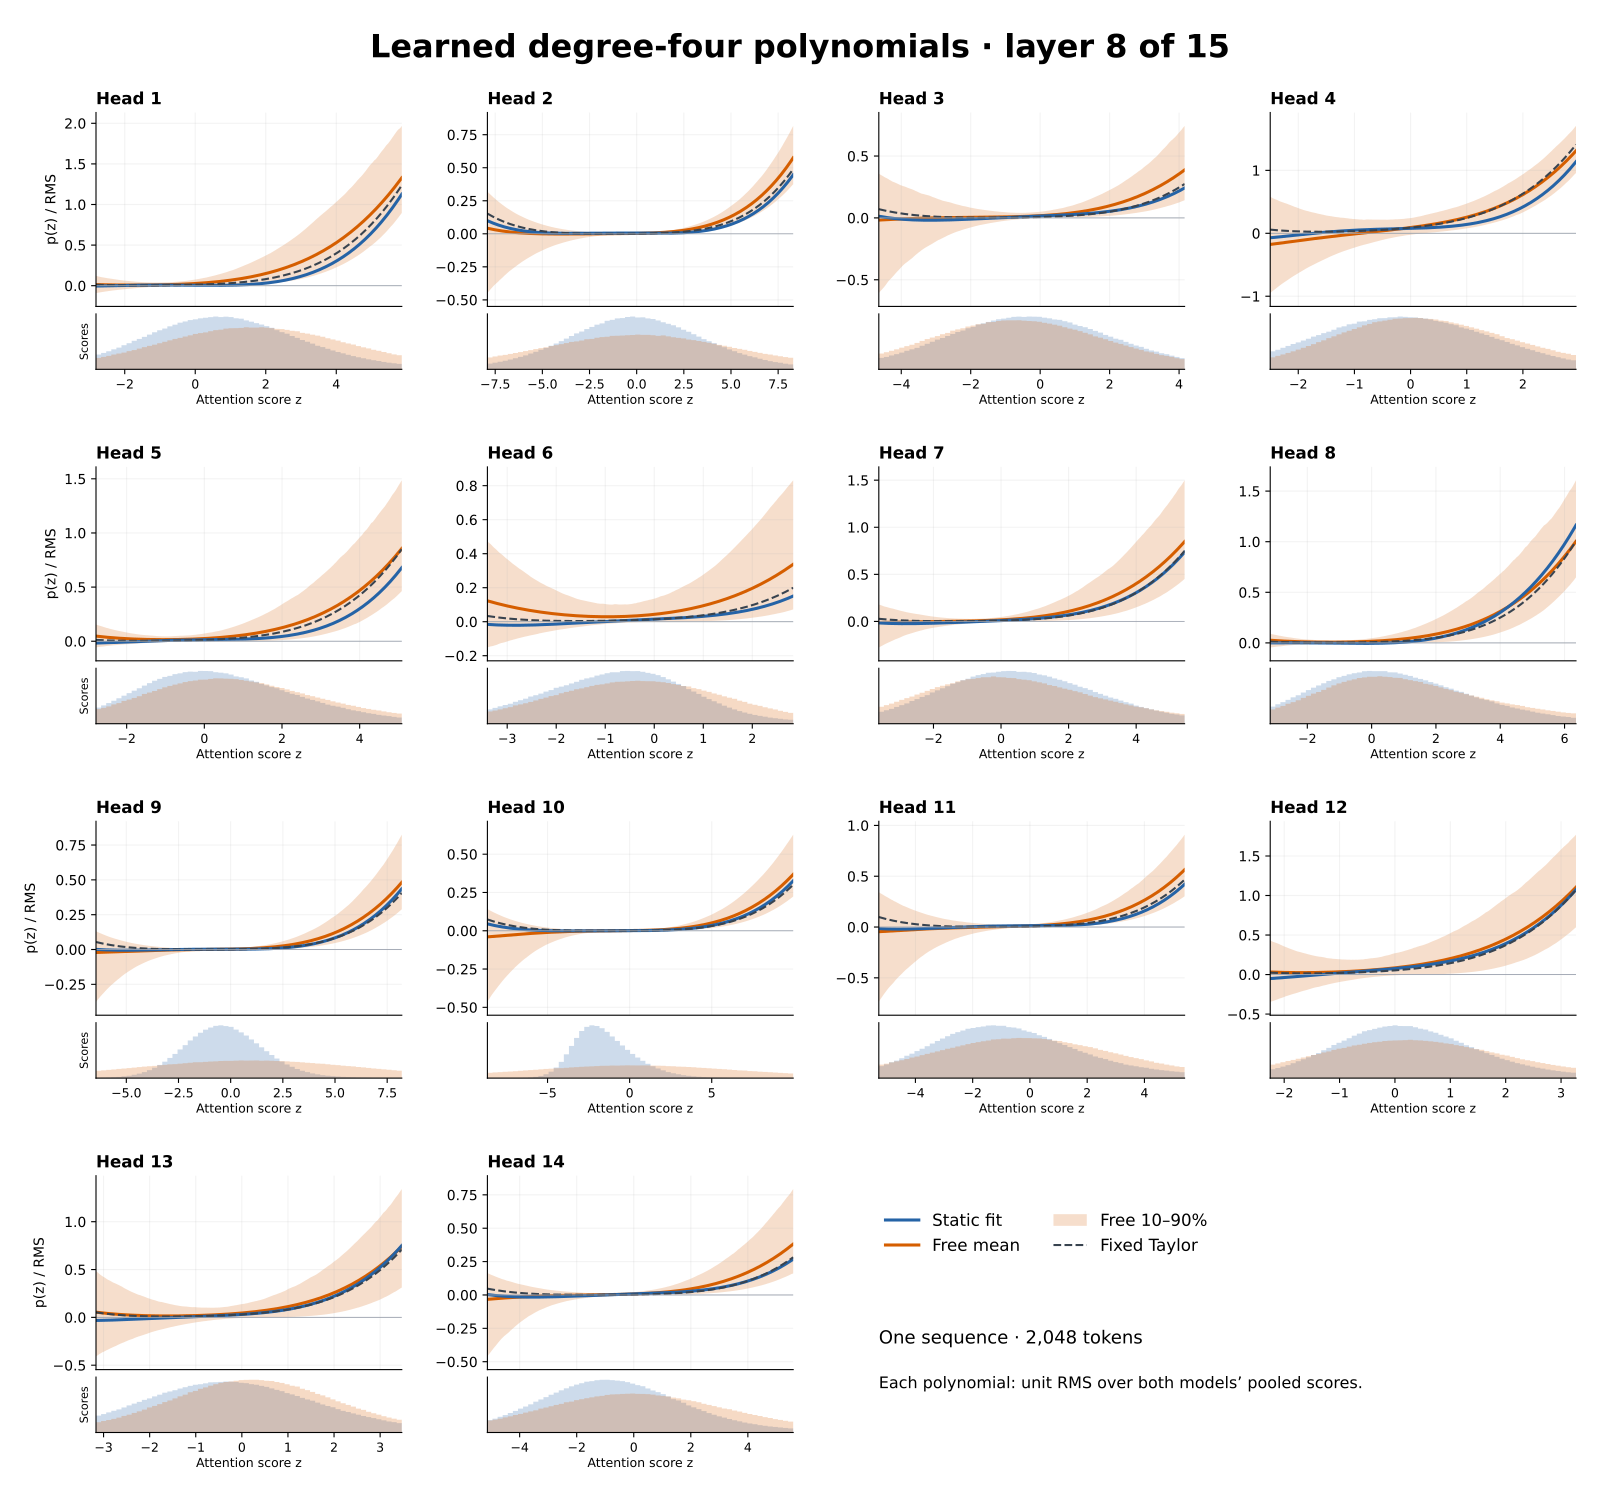

Write Python code to recreate this figure.
"""Measure one layer's learned polynomials from its operand capture, then plot them.

The measurement reads the capture run's numerical archive on its home cluster and writes the
plotted polynomials, free-coefficient band and score histograms as compact JSON under that
run. The plot reads only committed JSON and selection files; it needs no GPU or archive.
"""
from __future__ import annotations

import argparse
import hashlib
import json
import math
import os
from pathlib import Path

for _name in ("OPENBLAS_NUM_THREADS", "OMP_NUM_THREADS", "MKL_NUM_THREADS"):
    os.environ[_name] = str(min(4, max(1, int(os.environ.get(_name, "4")))))

import numpy as np
import yaml

from scaffolds.records import capture_artifacts, load_run, update_record


ROOT = next(path for path in Path(__file__).resolve().parents if (path / "AGENTS.md").exists())
OUTPUT = "learned_polynomials.json"
ROLE = "learned_polynomial_operands"
FITS = ("static", "free")
RANGE_QUANTILES = [.05, .95]
BAND_QUANTILES = [.1, .9]
BAND_POINTS = 201
BINS = 60
COLORS = {"static": "#2563a6", "free": "#d55e00", "taylor": "#38434f"}


def sha256(path: Path) -> str:
    return hashlib.sha256(path.read_bytes()).hexdigest()


def rounded(values) -> list[float]:
    return [float(f"{value:.6g}") for value in np.ravel(values)]


def measure(run: Path) -> None:
    run = run.resolve()
    record = load_run(run)
    recipe = yaml.safe_load((run / "config.yaml").read_text())["diagnostic"]
    if record["status"] != "complete" or [fit["role"] for fit in recipe["fits"]] != list(FITS):
        raise ValueError("Requires a completed capture of the static and free fits")
    archive = [item for item in record["artifacts"] if Path(item["path"]).name == "operands.npz"]
    if len(archive) != 1 or sha256(run / "operands.npz") != archive[0]["sha256"]:
        raise ValueError("The operand archive differs from its record")
    parent = ROOT / "experiments/transformer_pp/runs" / recipe["fits"][0]["parent_run_id"] / "config.yaml"
    layers = yaml.safe_load(parent.read_text())["model"]["num_layers"]
    data = np.load(run / "operands.npz")
    positions, heads, width = data["static_q"].shape
    degree = data["static_coefficients"].shape[-1] - 1
    rows, cols = np.tril_indices(positions)
    orders = np.arange(degree + 1)
    taylor = np.asarray([1 / math.factorial(order) for order in orders])
    measured = []
    for head in range(heads):
        # Scores as the attention core forms them, over every causal query-key pair.
        scores = {fit: ((data[f"{fit}_q"][:, head] @ data[f"{fit}_k"][:, head].T)
                        / np.float32(math.sqrt(width)))[rows, cols].astype(np.float64) for fit in FITS}
        pooled = np.concatenate([scores[fit] for fit in FITS])
        power, moments = np.ones_like(pooled), []
        for order in range(2 * degree + 1):
            moments.append(power.mean())
            power *= pooled
        gram = np.asarray(moments)[np.add.outer(orders, orders)]
        static = data["static_coefficients"][:, head].astype(np.float64)
        if np.any(static != static[0]):
            raise ValueError("Static coefficients differ across query positions")
        coefficients = {"static": static[0], "free": data["free_coefficients"][:, head].astype(np.float64),
                        "taylor": taylor}
        # Each polynomial divided by its RMS over the pooled scores: sqrt(c^T E[z^(r+s)] c).
        norms = {name: np.sqrt(np.einsum("...r,rs,...s->...", c, gram, c)) for name, c in coefficients.items()}
        if not all(np.isfinite(norm).all() and np.all(norm > 1e-12) for norm in norms.values()):
            raise FloatingPointError(f"Head {head}: a polynomial has no finite positive RMS")
        free = coefficients["free"] / norms["free"][:, None]
        low, high = np.quantile(pooled, RANGE_QUANTILES)
        grid = np.linspace(low, high, BAND_POINTS)
        curves = free @ (grid[:, None] ** orders).T
        lower, upper = np.quantile(curves, BAND_QUANTILES, axis=0)
        if not np.allclose(curves.mean(axis=0), np.polynomial.polynomial.polyval(grid, free.mean(axis=0))):
            raise ArithmeticError("The free mean is not the polynomial of the mean coefficients")
        edges = np.linspace(low, high, BINS + 1)
        measured.append({
            "head": head, "score_range": [float(low), float(high)],
            "static": (coefficients["static"] / norms["static"]).tolist(),
            "taylor": (taylor / norms["taylor"]).tolist(), "free_mean": free.mean(axis=0).tolist(),
            "free_band": [rounded(lower), rounded(upper)],
            "score_counts": {fit: np.histogram(scores[fit], bins=edges)[0].tolist() for fit in FITS}})
        print(f"Measured head {head + 1}/{heads}", flush=True)
    result = {
        "schema_version": 1, "run_id": run.name, "config_sha256": record["config"]["sha256"],
        "operands_sha256": archive[0]["sha256"], "analysis_script_sha256": sha256(Path(__file__)),
        "layer": recipe["layer"], "layers": layers, "indexing": "zero_based", "positions": positions,
        "causal_pairs": len(rows), "degree": degree,
        "settings": {
            "coefficients": "effective monomial coefficients c_r, p(z) = sum_r c_r z^r",
            "scores": "z = q.k / sqrt(d_K) for every causal pair (key at or before the query) of the first sequence",
            "normalization": "each polynomial divided by its RMS over both fits' pooled scores",
            "range_quantiles": RANGE_QUANTILES, "band_quantiles_over_query_positions": BAND_QUANTILES,
            "band_points": BAND_POINTS, "histogram_bins": BINS},
        "heads": measured}
    (run / OUTPUT).write_text(json.dumps(result, indent=1, allow_nan=False) + "\n")
    update_record(run, capture_artifacts(run, include_log=True))
    print(run / OUTPUT)


def plot(selection_path: Path, output: Path) -> None:
    selection = yaml.safe_load(selection_path.read_text())
    entries = [entry for entry in selection["runs"] if entry.get("role") == ROLE]
    if len(entries) != 1:
        raise ValueError(f"Selection must name exactly one {ROLE} run")
    entry = entries[0]
    run = ROOT / "experiments" / entry["study"] / "runs" / entry["run_id"]
    descriptor = entry.get("diagnostics", {}).get("learned_polynomials")
    if not descriptor or descriptor["path"] != str((run / OUTPUT).relative_to(ROOT)):
        raise ValueError("Pin learned_polynomials.json in this run's selection diagnostics before plotting")
    if sha256(run / OUTPUT) != descriptor["sha256"]:
        raise ValueError("The selected learned-polynomial measurement checksum changed")
    data = json.loads((run / OUTPUT).read_text())
    if data["config_sha256"] != entry["sources"]["config.yaml"]["sha256"]:
        raise ValueError("The selected recipe differs from the measurement")
    import matplotlib
    matplotlib.use("Agg")
    import matplotlib.pyplot as plt
    from matplotlib.lines import Line2D
    from matplotlib.patches import Patch
    plt.rcParams.update({"font.family": "DejaVu Sans", "font.size": 10,
                         "axes.spines.top": False, "axes.spines.right": False,
                         "pdf.fonttype": 42, "savefig.facecolor": "white"})
    fig = plt.figure(figsize=(16, 15))
    grid = fig.add_gridspec(4, 4, left=.06, right=.985, bottom=.045, top=.925, hspace=.38, wspace=.28)
    for measured in data["heads"]:
        head = measured["head"]
        low, high = measured["score_range"]
        x = np.linspace(low, high, 501)
        band = np.linspace(low, high, len(measured["free_band"][0]))
        lower, upper = np.asarray(measured["free_band"])
        curves = {name: np.polynomial.polynomial.polyval(x, measured[name]) for name in ("static", "taylor", "free_mean")}
        sub = grid[head // 4, head % 4].subgridspec(2, 1, height_ratios=[3.5, 1], hspace=.06)
        ax = fig.add_subplot(sub[0])
        hist = fig.add_subplot(sub[1], sharex=ax)
        ax.fill_between(band, lower, upper, color=COLORS["free"], alpha=.20, linewidth=0)
        ax.plot(x, curves["free_mean"], color=COLORS["free"], lw=2.2)
        ax.plot(x, curves["static"], color=COLORS["static"], lw=2.2)
        ax.plot(x, curves["taylor"], color=COLORS["taylor"], lw=1.5, ls="--")
        ax.axhline(0, color="#9ca3af", lw=.6)
        ax.set_title(f"Head {head + 1}", loc="left", fontweight="bold", fontsize=12)
        ax.grid(alpha=.15)
        ax.tick_params(axis="x", labelbottom=False, bottom=False)
        bounds = np.concatenate([lower, upper, *curves.values()])
        pad = max((bounds.max() - bounds.min()) * .08, .01)
        ax.set_ylim(bounds.min() - pad, bounds.max() + pad)
        edges = np.linspace(low, high, len(measured["score_counts"]["static"]) + 1)
        for fit in FITS:
            density = np.asarray(measured["score_counts"][fit]) / (data["causal_pairs"] * np.diff(edges))
            hist.stairs(density, edges, color=COLORS[fit], lw=1.1, fill=True, alpha=.23)
        hist.set_yticks([])
        hist.set_xlim(low, high)
        hist.tick_params(labelsize=9)
        hist.set_xlabel("Attention score z", fontsize=9, labelpad=2)
        if head % 4 == 0:
            ax.set_ylabel("p(z) / RMS")
            hist.set_ylabel("Scores", fontsize=8)
    notes = fig.add_subplot(grid[3, 2:])
    notes.axis("off")
    handles = [Line2D([], [], color=COLORS["static"], lw=2.2, label="Static fit"),
               Line2D([], [], color=COLORS["free"], lw=2.2, label="Free mean"),
               Patch(facecolor=COLORS["free"], alpha=.20, label="Free 10–90%"),
               Line2D([], [], color=COLORS["taylor"], lw=1.5, ls="--", label="Fixed Taylor")]
    notes.legend(handles=handles, loc="upper left", bbox_to_anchor=(0, .88), ncol=2,
                 frameon=False, fontsize=12, borderaxespad=0, columnspacing=2)
    notes.text(0, .40, f"One sequence · {data['positions']:,} tokens", fontsize=13, va="top")
    notes.text(0, .22, "Each polynomial: unit RMS over both models’ pooled scores.", fontsize=11.5, va="top")
    fig.suptitle(f"Learned degree-four polynomials · layer {data['layer'] + 1} of {data['layers']}",
                 y=.978, fontsize=23, fontweight="bold")
    fig.savefig(output.with_suffix(".png"), dpi=160)
    fig.savefig(output.with_suffix(".pdf"), metadata={"CreationDate": None, "ModDate": None})
    plt.close(fig)
    print(output.with_suffix(".png"))


def main():
    parser = argparse.ArgumentParser(description=__doc__)
    sub = parser.add_subparsers(dest="command", required=True)
    measurement = sub.add_parser("measure")
    measurement.add_argument("--run", type=Path, required=True)
    rendering = sub.add_parser("plot")
    rendering.add_argument("--selection", type=Path, default=Path(__file__).with_name("selection.yaml"))
    rendering.add_argument("--output", type=Path, default=Path(__file__).with_suffix(""))
    args = parser.parse_args()
    if args.command == "measure":
        measure(args.run)
    else:
        plot(args.selection, args.output)


if __name__ == "__main__":
    main()
